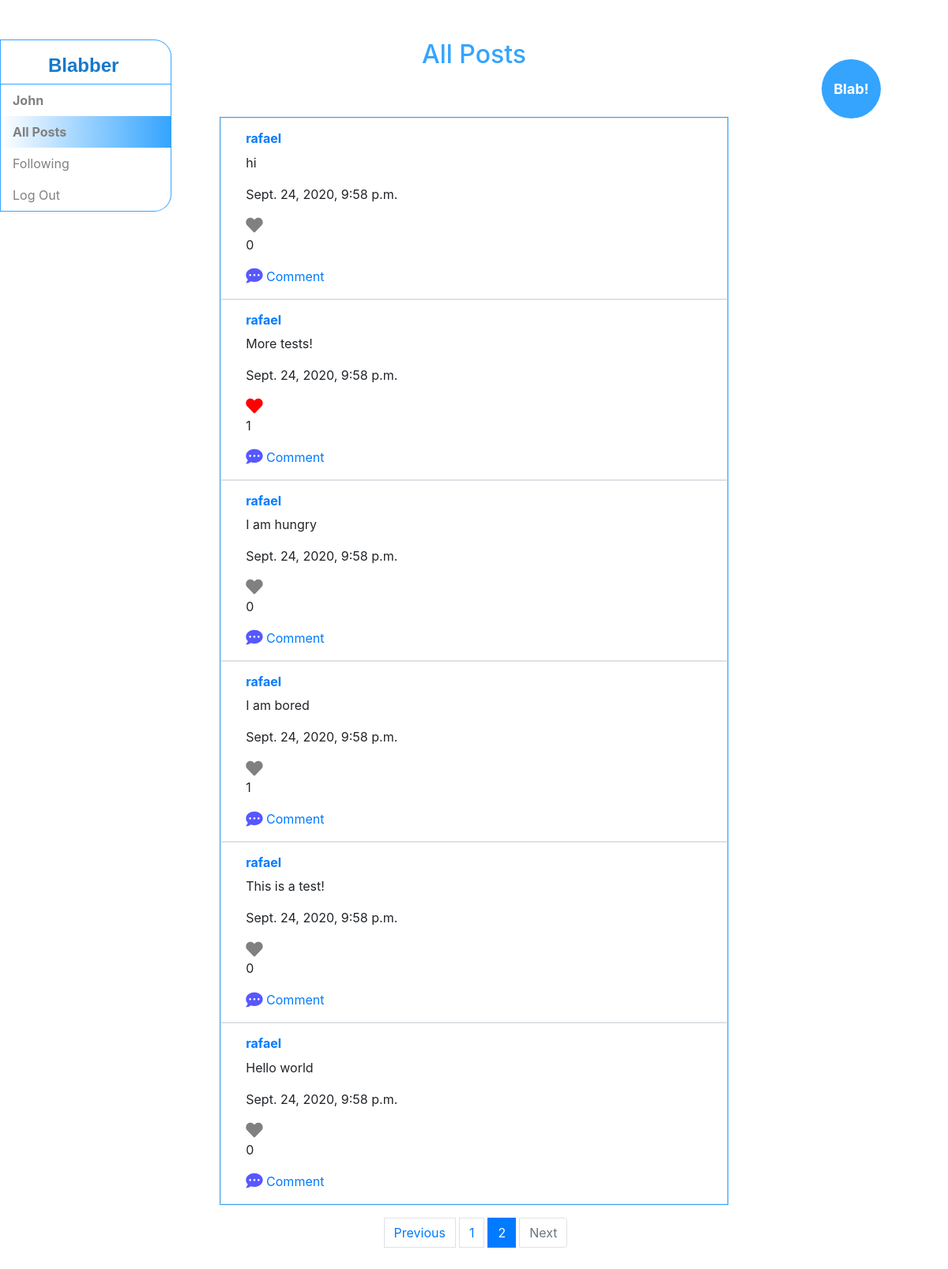
Page /?page=2 (signed in) on the committed database.
### network/models.py (models this page shows, shortened)
class User(AbstractUser):
    pass

class Post(models.Model):
    user = models.ForeignKey(User, on_delete = models.CASCADE, related_name="post_user")
    text = models.TextField()
    time = models.DateTimeField(auto_now_add=True)
    likes = models.ForeignKey(Like, null=True, blank=True, on_delete = models.CASCADE, related_name="post_likes")
    comments = models.ManyToManyField(Comment, blank=True, related_name="post_comments")

class Like(models.Model):
    users = models.ManyToManyField(User, related_name="like_users")
    num = models.PositiveIntegerField(default=0)

### network/views.py (the view, shortened to what this page needs)
# urls.py: path("", views.index, name="index"),
def index(request):
    if request.user.is_authenticated:
        if request.method == 'GET':
            all_posts = Post.objects.all().order_by('-time')
            page = request.GET.get('page', 1)
            paginator = Paginator(all_posts, 10)
            try:
                posts = paginator.page(page)
            except PageNotAnInteger:
                posts = paginator.page(1)
            except EmptyPage:
                posts = paginator.page(paginator.num_pages)
            post_form = PostForm(initial={'user': request.user})
            comment_form = CommentForm(initial={'user': request.user})
            return render(request, "network/index.html", {'posts': posts, 'post_form': post_form, 'comment_form': comment_form})
    else:
        return HttpResponseRedirect(reverse("login"))

### network/templates/network/index.html (shortened to what this page needs)
{% extends "network/layout.html" %}
{% load static %}
{% block body %}
    <div class="sidenav" id="post_nav">
        <p id="blab_">Blab!</p>
    </div>
    <h2>All Posts</h2>
    <div id="posts">
        {% for post in posts %}
            <div class='row border mx-auto p-3' id="post">
                <div class="col-sm-12">
                    <h6><a style="font-weight: bold;"href="{% url 'profile' post.user.id %}">{{ post.user }}</a></h6>
                    <p class="pt" id="{{ post.id }}">{{ post.text }}</p>
                    <p id="time">{{ post.time }}</p>
                    <p id="heart_item">
                        {% if request.user in post.likes.users.all %}
                            <a href="">
                                <i class="fas fa-heart fa-lg" name="heart" id="{{ post.id }}" style="color:red;"></i>
                            </a>
                        {% else %}
                            <a href="">
                                <i class="fas fa-heart fa-lg" name="heart" id="{{ post.id }}" style="color:gray;"></i>
                            </a>
                        {% endif %}
                        <span class="num-like" id="{{ post.id }}">{{ post.likes.num }}</span>
                    </p>
                    <a href="" class="comment" id="{{ post.id }}"><i class="fas fa-comment-dots fa-lg" style="color:rgb(87, 87, 255);"></i> Comment</a>
                </div>
            </div>
        {% endfor %}
    </div>
    <div class='row justify-content-center mx-auto p-3' id='pages'>
        {% if posts.has_other_pages %}
            <nav aria-label="...">
                <ul class="pagination justify-content-center">
                    {% if posts.has_previous %}
                        <li><a class="page-link" href="?page={{ posts.previous_page_number }}" tabindex="-1" aria-disabled="true">Previous</a></li>
                    {% else %}
                        <li class="page-item disabled"><span class="page-link">Previous</span></li>
                    {% endif %}
                    {% for i in posts.paginator.page_range %}
                        {% if posts.number == i %}
                            <li class="page-item active" aria-current="page">
                                <span class="page-link">
                                    {{ i }}
                                </span>
                            </li>
                        {% else %}
                            <li><a href="?page={{ i }}"><span class="page-link">{{ i }}</span></a></li>
                        {% endif %}
                    {% endfor %}
                    {% if posts.has_next %}
                        <li><a class="page-link" href="?page={{ posts.next_page_number }}">Next</a></li>
                    {% else %}
                        <li class="page-item disabled"><span class="page-link" tabindex="-1" aria-disabled="true">Next</span></li>
                    {% endif %}
                </ul>
            </nav>
        {% endif %}
    </div>
{% endblock %}

### network/templates/network/layout.html (shortened to what this page needs)
{% load static %}
<!DOCTYPE html>
<html lang="en">
    <head>
        <link rel="stylesheet" href="https://stackpath.bootstrapcdn.com/bootstrap/4.4.1/css/bootstrap.min.css">
        <link href="{% static 'network/styles.css' %}" rel="stylesheet">
        <link rel="stylesheet" href="https://use.fontawesome.com/releases/v5.14.0/css/solid.css">
        <link rel="stylesheet" href="https://use.fontawesome.com/releases/v5.14.0/css/fontawesome.css">
    </head>
    <body>
        <div class="bd-sidebar border-bottom-0" id="sidebar-wrapper ">
            <nav class ="position-fixed"id="navbar_items">
            <a id="website_title"href="#">Blabber</a>
              <ul class="navbar-nav mr-auto">
                {% if user.is_authenticated %}
                    <li id="username_link" class="nav-item">
                        <a class="nav-link" href="#"><strong>{{ user.username }}</strong></a>
                    </li>
                     <li class="nav-item" id="all_posts_block">
                  <a class="nav-link" id="all_posts_link"href="{% url 'index' %}">All Posts</a>
                </li>
                    <li class="nav-item" id="following_block">
                        <a class="nav-link" id="following_link" href="{% url 'following' %}">Following</a>
                    </li>
                    <li class="nav-item" id="logout_link">
                        <a class="nav-link" href="{% url 'logout' %}">Log Out</a>
                    </li>
                {% endif %}
              </ul>
            </nav>
          </div>
        <div class="container-fluid">
            {% block body %}
            {% endblock %}
        </div>
    </body>
</html>

### network/static/network/styles.css (style rules this page uses)
#website_title { color: rgb(22, 121, 202); text-align: right; margin-left: 60px; font-weight: bold; font-family: Impact, Haettenschweiler, 'Arial Narrow Bold', sans-serif; font-size: x-large; }
#navbar_items { background-color: white; border-top-right-radius: 10%; border-bottom-right-radius: 10%; padding-top: 14px; border:1px solid rgb(52, 164, 255); margin-left: 0; }
.nav-link { color:grey; width: 200px; padding-left: 10px; margin-left:10px; }
li { padding-left: 5px; }
#logout_link { border-bottom-right-radius: 15px; }
#username_link { border-top: 1px solid rgb(52, 164, 255); margin-top: 5px; }
#post_nav { height: 100%; width: 160px; position: fixed; z-index: 1; top: 0; right: 0; background-color: white; overflow-x: hidden; padding-top: 6.25%; }
#blab_ { background-color:rgb(52, 164, 255); font-weight: bold; font-size: large; color: white; height: 75px; width: 75px; border-radius: 50%; display:inline-flex; text-align: center; align-items: center; justify-content: center; margin: auto; }
h2 { color: rgb(52, 164, 255); margin-top: 50px; margin-bottom: 60px; text-align: center; }
#posts { background-color: white; max-width: 55%; margin-left: auto; margin-right: auto; border: 1px solid rgb(52, 164, 255); }
#heart_item { max-width: 20px; }

### rows in the picture
User: username "John"
Post: user "rafael", text "hi", time "Sept. 24, 2020, 9:58 p.m.", likes.num "0"
Post: user "rafael", text "More tests!", time "Sept. 24, 2020, 9:58 p.m.", likes.num "1"
Post: user "rafael", text "I am hungry", time "Sept. 24, 2020, 9:58 p.m.", likes.num "0"
Post: user "rafael", text "I am bored", time "Sept. 24, 2020, 9:58 p.m.", likes.num "1"
Post: user "rafael", text "This is a test!", time "Sept. 24, 2020, 9:58 p.m.", likes.num "0"
Post: user "rafael", text "Hello world", time "Sept. 24, 2020, 9:58 p.m.", likes.num "0"

### other values in the picture
{{ i }} "1"
{{ i }} "2"
